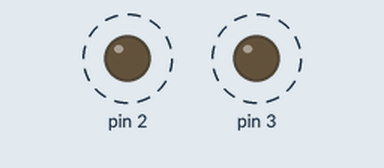
This sketch was run on a simulated Arduino Uno, built with avr-gcc and run on an emulated ATmega328P. On the bench: output pins drawn as LEDs (lit = HIGH). Dashed ring = blinking. What the sketch prints to the serial monitor is not drawn.

Above: at 0.4 s.
Timing chart, 0 to 4.6 s (numbered marks = the images above):
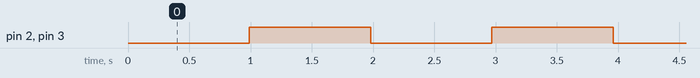

The sketch:

arduino_thread.ino
```cpp
#include <Arduino_FreeRTOS.h>
#include <MsTimer2.h>

  // vTaskDelay(1000 / portTICK_PERIOD_MS); 이 함수를 쓰지 않으면, 동시에 두개의 타스트가 겹칠때, 우선순위가 낮은 타스크는 실행 되지 않음,
  //따라서 vTaskDelay 를 사용할것. 이 함수를 사용하면, 타스크가 겹쳐도 우선순위대로 동작하는것 같음

  //  xTaskCreate(thr1, "쓰레드1", 100, NULL, 1, NULL); // 스택 메모리 할당 이후 전체 메모리를 확인해야함. 메모리가 부족할경우 예상치 못한 동작 발생

void time_irq(){
  Serial.println("tiemr 2");
}

void setup(){
MsTimer2::set(1000, time_irq);
MsTimer2::start();

  Serial.begin(115200);
  Serial.println("Setup");

  DDRD |= 0x0C;


 /*
  xTaskCreate() 함수가 각각의 테스크를 만드는 함수이다.
  xTaskCreate(taskFunction, 테스크이름, 사용할 스택크기, 함수 실행 시 넘겨줄 인자, 테스크 우선 순위, 테스크 핸들)
  예를들어
  xTaskCreate(t1_Main, NULL, configMINIMAL_STACK_SIZE, NULL, 1, NULL);

  taskFunction : t1t1_Main
  테스크이름 : NULL
  사용할 스택크기 : configMINIMAL_STACK_SIZE
  함수 실행 시 넘겨줄 인자 :NULL
  테스크 우선 순위 : 1(숫자가 높을 수록 높은 순위)
  테스크 핸들 : NULL
  xTaskCreate(thr1, "쓰레드1", 500, NULL, 1, NULL);
  xTaskCreate(thr2, "쓰레드2", 300, NULL, 2, NULL);
  xTaskCreate(thr1, "쓰레드1", 500, NULL, NULL, NULL);
  xTaskCreate(thr2, "쓰레드2", 300, NULL, NULL, NULL);
  xTaskCreate(thr1, "쓰레드1", 500, NULL, 1, NULL);
  xTaskCreate(thr2, "쓰레드2", 300, NULL, 1, NULL);
*/
  xTaskCreate(thr1, "쓰레드1", 100, NULL, 1, NULL);
  xTaskCreate(thr2, "쓰레드2", 100, NULL, 2, NULL);
}

void loop(){
  //Serial.println("Song");
  //_delay_ms(1000);

}

static void thr1(void* pvParameters){
  while(true){
    Serial.println("Thread 1");
    vTaskDelay(1000 / portTICK_PERIOD_MS);
    PORTD ^= (1<<2);
    //_delay_ms(1000);

  }
}

static void thr2(void* pvParameters){
  while(true){
    Serial.println("Thread 2");
    vTaskDelay(1000 / portTICK_PERIOD_MS);
    PORTD ^= (1<<3);
    //_delay_ms(200);
  }
}
```

Measured:
- by itself, pin 2, pin 3: alternates HIGH for 0.99 s and LOW for 0.99 s
